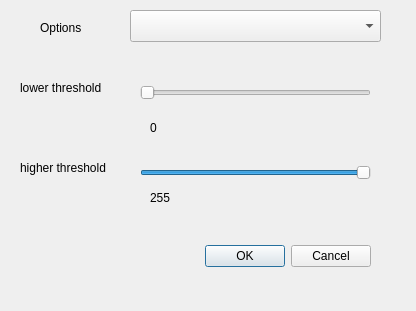
<?xml version="1.0" encoding="UTF-8"?>
<ui version="4.0">
 <class>Dialog</class>
 <widget class="QDialog" name="Dialog">
  <property name="geometry">
   <rect>
    <x>0</x>
    <y>0</y>
    <width>416</width>
    <height>311</height>
   </rect>
  </property>
  <property name="windowTitle">
   <string>Otsu Thresholding</string>
  </property>
  <widget class="QDialogButtonBox" name="buttonBox">
   <property name="geometry">
    <rect>
     <x>30</x>
     <y>240</y>
     <width>341</width>
     <height>32</height>
    </rect>
   </property>
   <property name="orientation">
    <enum>Qt::Horizontal</enum>
   </property>
   <property name="standardButtons">
    <set>QDialogButtonBox::Cancel|QDialogButtonBox::Ok</set>
   </property>
  </widget>
  <widget class="QLabel" name="label">
   <property name="geometry">
    <rect>
     <x>40</x>
     <y>20</y>
     <width>58</width>
     <height>16</height>
    </rect>
   </property>
   <property name="text">
    <string>Options</string>
   </property>
  </widget>
  <widget class="QComboBox" name="options">
   <property name="geometry">
    <rect>
     <x>130</x>
     <y>10</y>
     <width>251</width>
     <height>32</height>
    </rect>
   </property>
  </widget>
  <widget class="QLabel" name="label_2">
   <property name="geometry">
    <rect>
     <x>20</x>
     <y>80</y>
     <width>101</width>
     <height>16</height>
    </rect>
   </property>
   <property name="text">
    <string>lower threshold</string>
   </property>
  </widget>
  <widget class="QLabel" name="label_3">
   <property name="geometry">
    <rect>
     <x>20</x>
     <y>160</y>
     <width>101</width>
     <height>16</height>
    </rect>
   </property>
   <property name="text">
    <string>higher threshold</string>
   </property>
  </widget>
  <widget class="QSlider" name="slider_lower">
   <property name="geometry">
    <rect>
     <x>140</x>
     <y>80</y>
     <width>231</width>
     <height>25</height>
    </rect>
   </property>
   <property name="maximum">
    <number>255</number>
   </property>
   <property name="orientation">
    <enum>Qt::Horizontal</enum>
   </property>
  </widget>
  <widget class="QSlider" name="slider_upper">
   <property name="geometry">
    <rect>
     <x>140</x>
     <y>160</y>
     <width>231</width>
     <height>25</height>
    </rect>
   </property>
   <property name="maximum">
    <number>255</number>
   </property>
   <property name="value">
    <number>255</number>
   </property>
   <property name="orientation">
    <enum>Qt::Horizontal</enum>
   </property>
  </widget>
  <widget class="QLabel" name="label_lower">
   <property name="geometry">
    <rect>
     <x>150</x>
     <y>120</y>
     <width>58</width>
     <height>16</height>
    </rect>
   </property>
   <property name="text">
    <string>0</string>
   </property>
  </widget>
  <widget class="QLabel" name="label_upper">
   <property name="geometry">
    <rect>
     <x>150</x>
     <y>190</y>
     <width>58</width>
     <height>16</height>
    </rect>
   </property>
   <property name="text">
    <string>255</string>
   </property>
  </widget>
 </widget>
 <resources/>
 <connections>
  <connection>
   <sender>buttonBox</sender>
   <signal>accepted()</signal>
   <receiver>Dialog</receiver>
   <slot>accept()</slot>
   <hints>
    <hint type="sourcelabel">
     <x>248</x>
     <y>254</y>
    </hint>
    <hint type="destinationlabel">
     <x>157</x>
     <y>274</y>
    </hint>
   </hints>
  </connection>
  <connection>
   <sender>buttonBox</sender>
   <signal>rejected()</signal>
   <receiver>Dialog</receiver>
   <slot>reject()</slot>
   <hints>
    <hint type="sourcelabel">
     <x>316</x>
     <y>260</y>
    </hint>
    <hint type="destinationlabel">
     <x>286</x>
     <y>274</y>
    </hint>
   </hints>
  </connection>
 </connections>
</ui>
